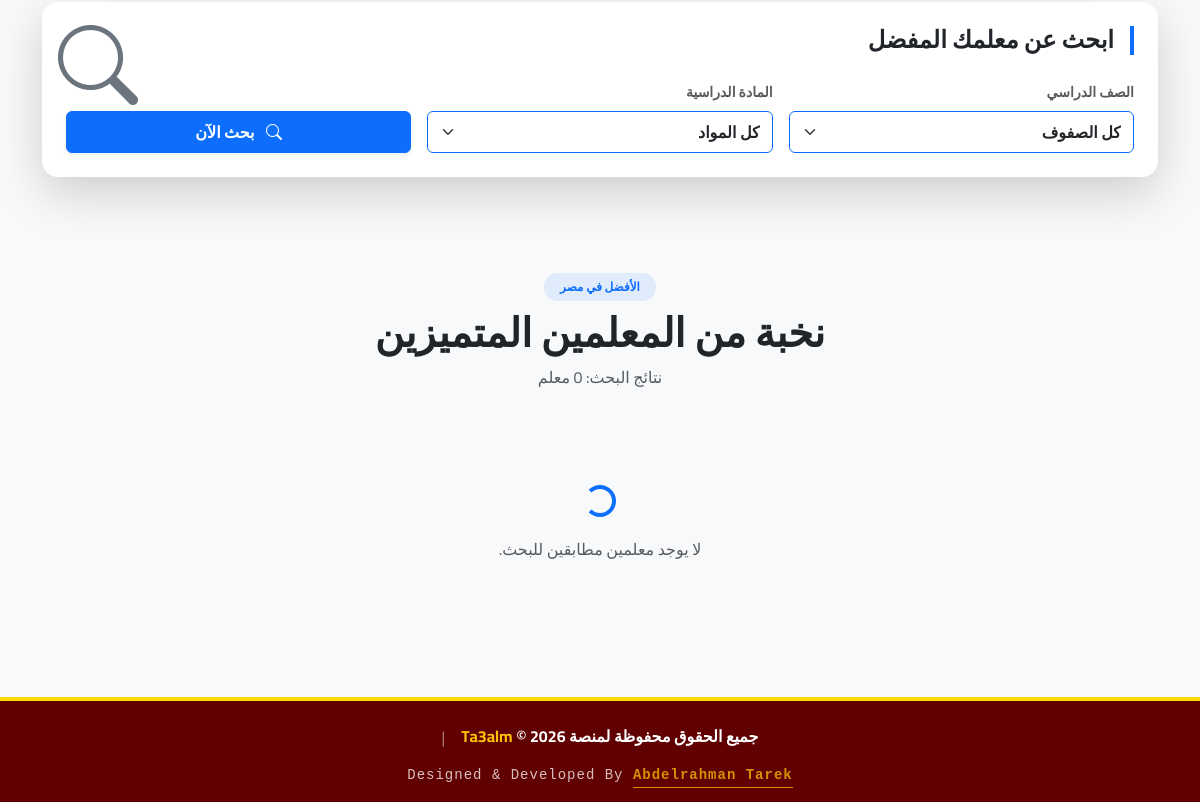
Before: / (lower part) with the older database file.
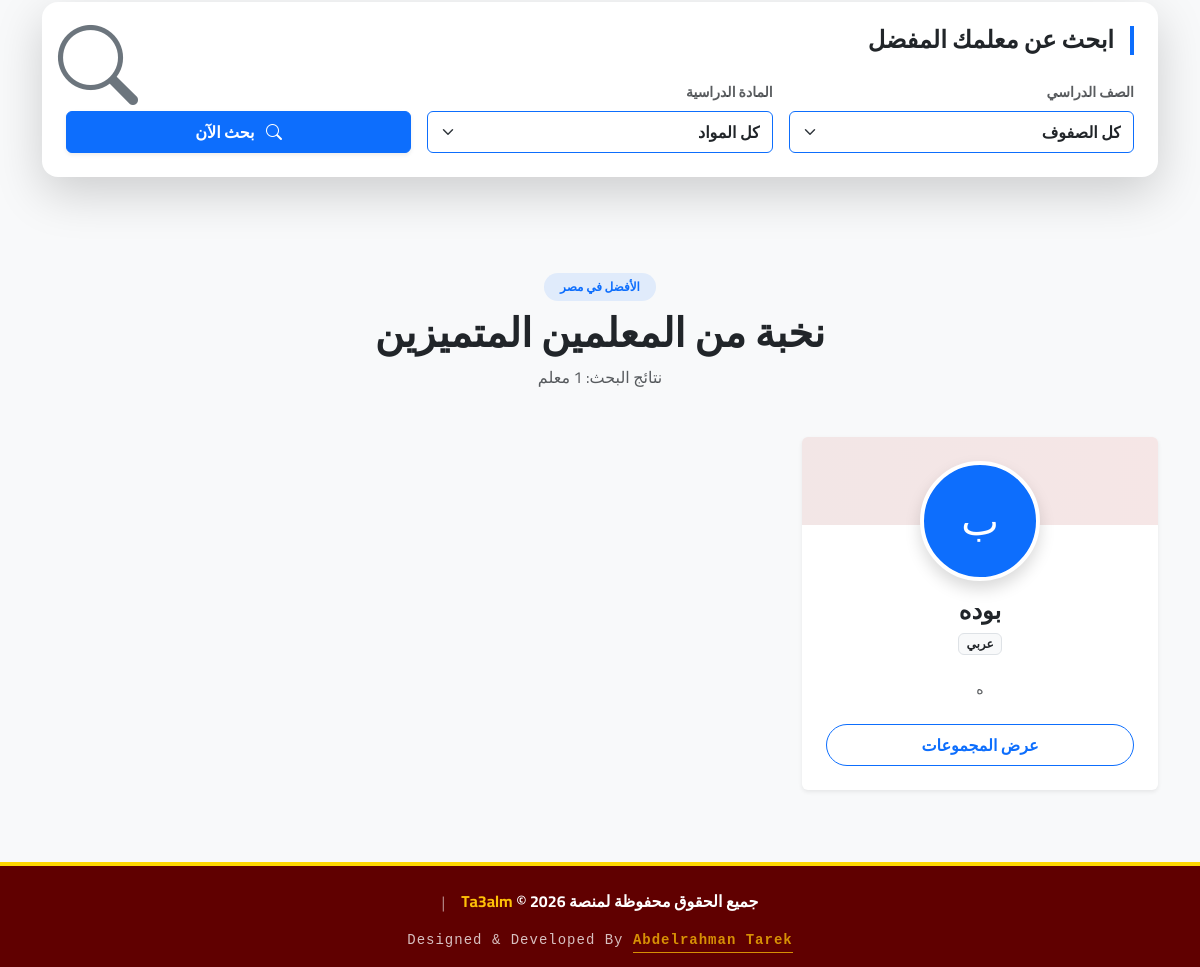
After: the same page with the newer database file.
### teachers/models.py (models this page shows, shortened)
class TeacherProfile(models.Model):
    user = models.OneToOneField(settings.AUTH_USER_MODEL, on_delete=models.CASCADE, related_name='teacher_profile')
    bio = models.TextField(blank=True, verbose_name=_('نبذة عن المعلم'))
    subject = models.ForeignKey(Subject, on_delete=models.SET_NULL, null=True, verbose_name="المادة")
    image = models.ImageField(upload_to='teachers/', blank=True, null=True, verbose_name=_('صورة المعلم'))
    subscription_end_date = models.DateTimeField(null=True, blank=True, verbose_name=_('تاريخ انتهاء الاشتراك'))
    is_trial_used = models.BooleanField(default=False, verbose_name=_('هل استهلك الشهر المجاني؟'))
    current_plan = models.ForeignKey(SubscriptionPlan, on_delete=models.SET_NULL, null=True, blank=True, verbose_name=_("الباقة الحالية"))

### accounts/models.py (models this page shows, shortened)
class User(AbstractUser):
    role = models.CharField(max_length=20, choices=ROLE_CHOICES, default='student', verbose_name=_('نوع المستخدم'))
    phone = models.CharField(max_length=15, blank=True, null=True, verbose_name=_('رقم الهاتف'))
    national_id = models.CharField(max_length=14, blank=True, null=True, unique=True, verbose_name=_('الرقم القومي'))
    custom_id = models.CharField(max_length=10, blank=True, null=True, unique=True, verbose_name=_('كود المستخدم'))
    is_banned = models.BooleanField(default=False, verbose_name=_('محظور'))

### core/models.py (models this page shows, shortened)
class Subject(models.Model):
    name = models.CharField(max_length=50, verbose_name="اسم المادة")

### core/views.py (the view)
# urls.py: path('', views.home, name='home'),
def home(request):
    teachers = TeacherProfile.objects.select_related('user', 'subject').all().order_by('-id')
    subjects = Subject.objects.all() # للقائمة المنسدلة
    q_grade = request.GET.get('grade')
    q_subject = request.GET.get('subject')
    if q_subject:
        teachers = teachers.filter(subject__id=q_subject)
    if q_grade:
        teachers = teachers.filter(groups__grade=q_grade).distinct()
    return render(request, 'home.html', {
        'teachers': teachers[:6], # عرض أول 6 فقط
        'subjects': subjects
    })

### core/context_processors.py (called while the page is built)
def notifications(request):
    if request.user.is_authenticated:
        notifs = Notification.objects.filter(recipient=request.user)[:5]
        unread_count = Notification.objects.filter(recipient=request.user, is_read=False).count()
        return {'notifications': notifs, 'unread_count': unread_count}
    return {}

### core/models.py (called while the page is built)
    @classmethod
    def load(cls):
        obj, created = cls.objects.get_or_create(pk=1)
        return obj

### templates/home.html (shortened to what the changed rows need)
{% extends 'base.html' %}
{% load static %}
{% load i18n %}
{% block content %}
<section class="bg-light py-5">
    <div class="container">
        <div class="text-center mb-5">
            <h2 class="fw-bold text-dark display-6">{% trans "نخبة من المعلمين المتميزين" %}</h2>
        </div>
        <div class="row g-4">
            {% for teacher in teachers %}
            <div class="col-md-6 col-lg-4">
                <div class="card h-100 shadow-sm border-0 hover-up text-center overflow-hidden">
                    <div class="card-body p-4 position-relative">
                        <div class="mb-3 d-inline-block position-relative">
                            {% if teacher.image %}
                                <img src="{{ teacher.image.url }}" class="rounded-circle shadow border border-4 border-white" style="width: 120px; height: 120px; object-fit: cover;">
                            {% else %}
                                <div class="bg-primary text-white rounded-circle d-flex align-items-center justify-content-center shadow border border-4 border-white" style="width: 120px; height: 120px; font-size: 2.5rem;">
                                    {{ teacher.user.first_name|slice:":1" }}
                                </div>
                            {% endif %}
                        </div>
                        <h4 class="fw-bold mb-1 text-dark">{{ teacher.user.first_name }} {{ teacher.user.last_name }}</h4>
                        <span class="badge bg-light text-dark border mb-3">
                            {{ teacher.subject.name|default:teacher.subject }}
                        </span>
                        <p class="text-muted small mt-2 px-2">
                            {{ teacher.bio|truncatewords:12|default:_("مدرس متميز.") }}
                        </p>
                        <div class="d-grid mt-4">
                            {% if not user.is_authenticated or user.role == 'student' %}
                                <a href="{% url 'search_groups' %}?q={{ teacher.user.first_name }}" class="btn btn-outline-primary fw-bold rounded-pill py-2 hover-fill">
                                    {% trans "عرض المجموعات" %}
                                </a>
                            {% else %}
                                <button class="btn btn-light text-muted disabled border-0 rounded-pill small">
                                    <i class="bi bi-person-check-fill"></i> {% trans "زميل في المنصة" %}
                                </button>
                            {% endif %}
                        </div>
                    </div>
                </div>
            </div>
            {% empty %}
            <div class="col-12 text-center py-5">
                <div class="spinner-border text-primary" role="status"></div>
                <p class="text-muted mt-3">{% trans "لا يوجد معلمين مطابقين للبحث." %}</p>
            </div>
            {% endfor %}
        </div>
    </div>
</section>
{% endblock %}

Changed rows visible on the page:
added TeacherProfile: user.first_name "ب", user.first_name "بوده", subject.name "عربي", bio "ه"
Other visible differences:
text no longer shown: "لا يوجد معلمين مطابقين للبحث."
